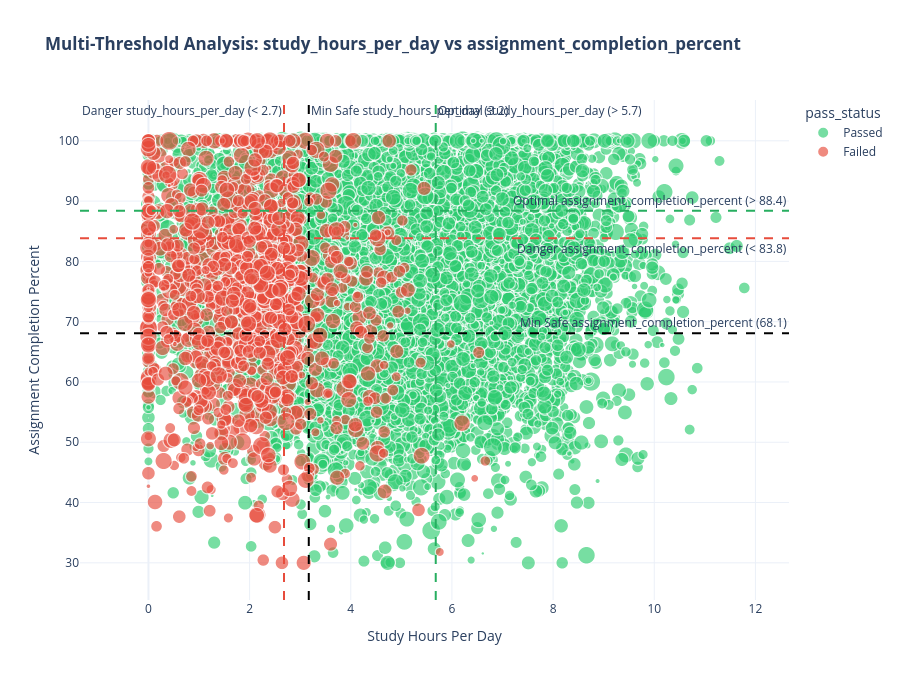

Notebook source saved alongside this figure:
### Code cell
import plotly.express as px
import plotly.graph_objects as go


passed_df = df[df['pass_status'] == 'Passed']
failed_df = df[df['pass_status'] == 'Failed']

def plot_multi_threshold_interaction(df, x_attr, y_attr, size_attr='smartphone_usage_hours'):
  
    x_danger = failed_df[x_attr].quantile(0.75)   
    x_safe = passed_df[x_attr].quantile(0.20)    
    x_optimal = passed_df[x_attr].quantile(0.70) 
    
    y_danger = failed_df[y_attr].quantile(0.75)
    y_safe = passed_df[y_attr].quantile(0.20)
    y_optimal = passed_df[y_attr].quantile(0.70)
    
    fig = px.scatter(
        df,
        x=x_attr,
        y=y_attr,
        color='pass_status',
        size=size_attr,
        hover_data=['final_exam_score', 'class_attendance_percent', 'smartphone_usage_hours', 'mental_health_status'],
        color_discrete_map={'Passed': '#2ecc71', 'Failed': '#e74c3c'},
        opacity=0.65,
        title=f"<b>Multi-Threshold Analysis: {x_attr} vs {y_attr}</b>"
    )
    
 
    fig.add_vline(x=x_danger, line_dash="dash", line_color="#e74c3c", 
                  annotation_text=f"Danger {x_attr} (< {x_danger:.1f})", annotation_position="top left")
    
    fig.add_vline(x=x_safe, line_dash="dash", line_color="black", 
                  annotation_text=f"Min Safe {x_attr} ({x_safe:.1f})", annotation_position="top right")
    
    fig.add_vline(x=x_optimal, line_dash="dash", line_color="#27ae60", 
                  annotation_text=f"Optimal {x_attr} (> {x_optimal:.1f})", annotation_position="top right")
    

    fig.add_hline(y=y_danger, line_dash="dash", line_color="#e74c3c", 
                  annotation_text=f"Danger {y_attr} (< {y_danger:.1f})", annotation_position="bottom right")
    
    fig.add_hline(y=y_safe, line_dash="dash", line_color="black", 
                  annotation_text=f"Min Safe {y_attr} ({y_safe:.1f})", annotation_position="top right")
    
    fig.add_hline(y=y_optimal, line_dash="dash", line_color="#27ae60", 
                  annotation_text=f"Optimal {y_attr} (> {y_optimal:.1f})", annotation_position="top right")
    
    fig.update_layout(
        xaxis_title=x_attr.replace('_', ' ').title(),
        yaxis_title=y_attr.replace('_', ' ').title(),
        template="plotly_white",
        height=680
    )
    
    fig.show()


plot_multi_threshold_interaction(df, x_attr='study_hours_per_day', y_attr='assignment_completion_percent')

### Figure 1 — Plotly figure (JSON) as saved in the notebook; plotly's stock layout.template omitted (floating-point values rounded to 4 significant figures; data arrays with more than 128 entries replaced by an {"elided": "..."} marker saying what was removed)
{"data": [{"customdata": {"elided": "13857x4 mixed values"}, "hovertemplate": "pass_status=Passed<br>study_hours_per_day=%{x}<br>assignment_completion_percent=%{y}<br>smartphone_usage_hours=%{customdata[2]}<br>final_exam_score=%{customdata[0]}<br>class_attendance_percent=%{customdata[1]}<br>mental_health_status=%{customdata[3]}<extra></extra>", "legendgroup": "Passed", "marker": {"color": "#2ecc71", "opacity": 0.65, "size": {"elided": "13857 float values"}, "sizemode": "area", "sizeref": 0.035, "symbol": "circle"}, "mode": "markers", "name": "Passed", "showlegend": true, "type": "scattergl", "x": {"elided": "13857 float values"}, "xaxis": "x", "y": {"elided": "13857 float values"}, "yaxis": "y"}, {"customdata": {"elided": "1143x4 mixed values"}, "hovertemplate": "pass_status=Failed<br>study_hours_per_day=%{x}<br>assignment_completion_percent=%{y}<br>smartphone_usage_hours=%{customdata[2]}<br>final_exam_score=%{customdata[0]}<br>class_attendance_percent=%{customdata[1]}<br>mental_health_status=%{customdata[3]}<extra></extra>", "legendgroup": "Failed", "marker": {"color": "#e74c3c", "opacity": 0.65, "size": {"elided": "1143 float values"}, "sizemode": "area", "sizeref": 0.035, "symbol": "circle"}, "mode": "markers", "name": "Failed", "showlegend": true, "type": "scattergl", "x": {"elided": "1143 float values"}, "xaxis": "x", "y": {"elided": "1143 float values"}, "yaxis": "y"}], "layout": {"annotations": [{"showarrow": false, "text": "Danger study_hours_per_day (< 2.7)", "x": 2.68, "xanchor": "right", "xref": "x", "y": 1, "yanchor": "top", "yref": "y domain"}, {"showarrow": false, "text": "Min Safe study_hours_per_day (3.2)", "x": 3.17, "xanchor": "left", "xref": "x", "y": 1, "yanchor": "top", "yref": "y domain"}, {"showarrow": false, "text": "Optimal study_hours_per_day (> 5.7)", "x": 5.68, "xanchor": "left", "xref": "x", "y": 1, "yanchor": "top", "yref": "y domain"}, {"showarrow": false, "text": "Danger assignment_completion_percent (< 83.8)", "x": 1, "xanchor": "right", "xref": "x domain", "y": 83.84, "yanchor": "top", "yref": "y"}, {"showarrow": false, "text": "Min Safe assignment_completion_percent (68.1)", "x": 1, "xanchor": "right", "xref": "x domain", "y": 68.07, "yanchor": "bottom", "yref": "y"}, {"showarrow": false, "text": "Optimal assignment_completion_percent (> 88.4)", "x": 1, "xanchor": "right", "xref": "x domain", "y": 88.38, "yanchor": "bottom", "yref": "y"}], "height": 680, "legend": {"itemsizing": "constant", "title": {"text": "pass_status"}, "tracegroupgap": 0}, "shapes": [{"line": {"color": "#e74c3c", "dash": "dash"}, "type": "line", "x0": 2.68, "x1": 2.68, "xref": "x", "y0": 0, "y1": 1, "yref": "y domain"}, {"line": {"color": "black", "dash": "dash"}, "type": "line", "x0": 3.17, "x1": 3.17, "xref": "x", "y0": 0, "y1": 1, "yref": "y domain"}, {"line": {"color": "#27ae60", "dash": "dash"}, "type": "line", "x0": 5.68, "x1": 5.68, "xref": "x", "y0": 0, "y1": 1, "yref": "y domain"}, {"line": {"color": "#e74c3c", "dash": "dash"}, "type": "line", "x0": 0, "x1": 1, "xref": "x domain", "y0": 83.84, "y1": 83.84, "yref": "y"}, {"line": {"color": "black", "dash": "dash"}, "type": "line", "x0": 0, "x1": 1, "xref": "x domain", "y0": 68.07, "y1": 68.07, "yref": "y"}, {"line": {"color": "#27ae60", "dash": "dash"}, "type": "line", "x0": 0, "x1": 1, "xref": "x domain", "y0": 88.38, "y1": 88.38, "yref": "y"}], "title": {"text": "<b>Multi-Threshold Analysis: study_hours_per_day vs assignment_completion_percent</b>"}, "xaxis": {"anchor": "y", "domain": [0, 1], "title": {"text": "Study Hours Per Day"}}, "yaxis": {"anchor": "x", "domain": [0, 1], "title": {"text": "Assignment Completion Percent"}}}}
